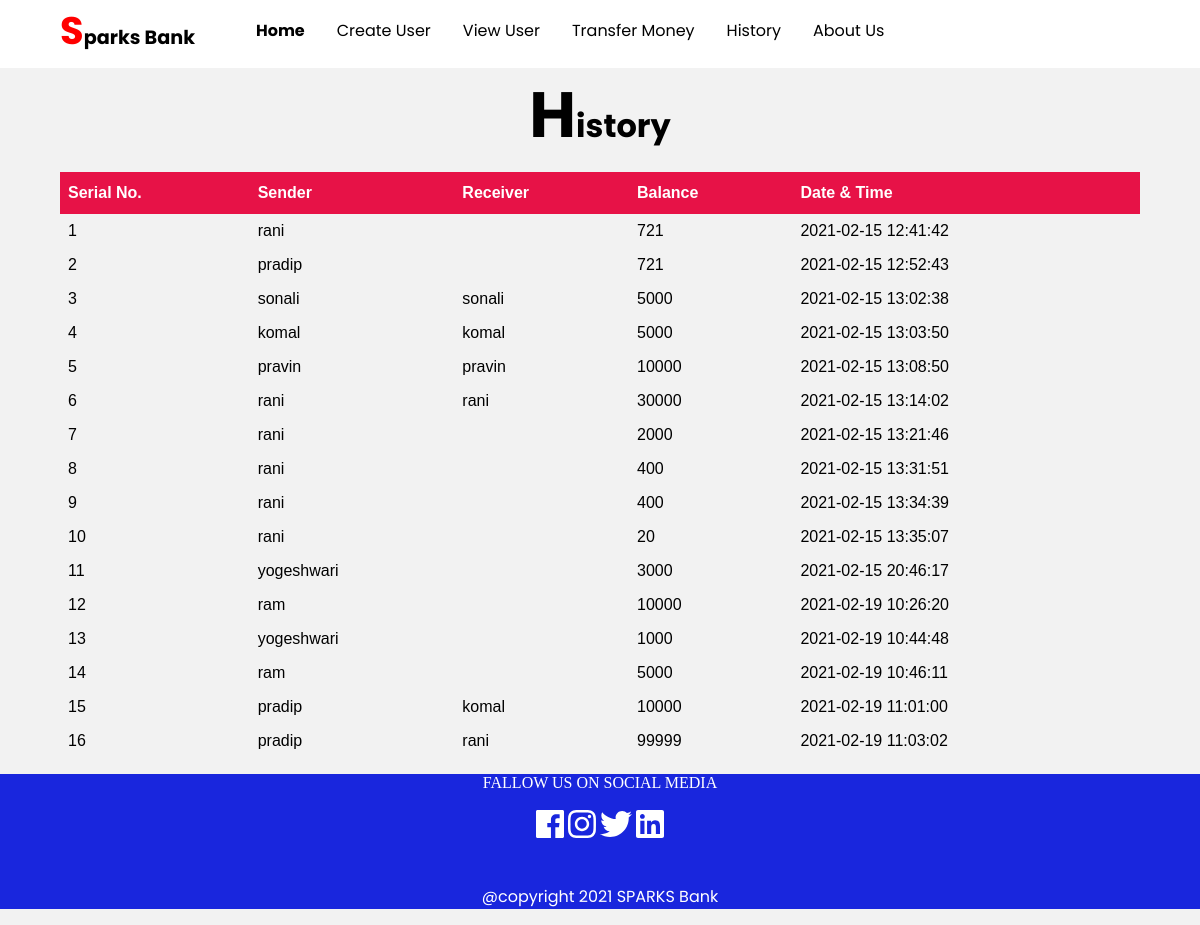
The page /history.php on the database its author committed.
### tables this page shows
CREATE TABLE `transaction` (
  `sno` int(255) NOT NULL,
  `sender` text NOT NULL,
  `receiver` text NOT NULL,
  `balance` int(255) NOT NULL,
  `datetime` datetime NOT NULL DEFAULT current_timestamp()
);

### history.php (the view)
<?php include("header.php")?>
<div class="container">
<h1><span>H</span>istory</h1>
<div style="overflow-x:auto;">
<table id="customers">
        <thead>
            <tr>
            <th>Serial No.</th>
                <th>Sender</th>
                <th>Receiver</th>
                <th>Balance</th>
                <th>Date & Time</th>
            </tr>
        </thead>
        <tbody>
			<?php
                    include 'config.php';
                    $selectquery = "SELECT * FROM `transaction`";
                    $query = mysqli_query($conn, $selectquery);
                    while ($res = mysqli_fetch_assoc($query)) {
                    ?>
            <tr>
            <td data-th="id"><?php echo $res['sno']; ?></td>
                <td data-th="Name"><?php echo $res['sender']; ?></td>
                <td data-th="name"><?php echo $res['receiver']; ?></td>
                <td data-th="Balance"><?php echo $res['balance']; ?></td>
                <td data-th="time"><?php echo $res['datetime']; ?></td>
            </tr>
                    <?php
                    }
                    ?>
        </tbody>
</table>
</div>
</div>
<?php include("footer.php")?>

### css/main.css (style rules this page uses)
:root { --primary-color: #303c66; }
body { background: #F2F2F2; margin: 0; font-family: 'Poppins'; }
@media only screen and (min-width: 1080px) { .container { width: 1080px; margin: 0 auto; } }
#customers { font-family: Arial, Helvetica, sans-serif; border-collapse: collapse; width: 100%; }
#customers td, #customers th { bottom-border: 1px solid #ddd; padding: 8px; }
#customers tr:nth-child(even) { background-color: #f2f2f2; }
#customers th { padding-top: 12px; padding-bottom: 12px; text-align: left; background-color: #468383; color: white; }
h1 { text-align:center; }
span { font-size: 200%; line-height: 80%; }
#customers th { padding-top: 12px; padding-bottom: 12px; text-align: left; background-color: #e71247; color: white; }

### rows shown on the page
transaction: sno "1", sender "rani", balance "721", datetime "2021-02-15 12:41:42"
transaction: sno "2", sender "pradip", balance "721", datetime "2021-02-15 12:52:43"
transaction: sno "3", sender "sonali", receiver "sonali", balance "5000", datetime "2021-02-15 13:02:38"
transaction: sno "4", sender "komal", receiver "komal", balance "5000", datetime "2021-02-15 13:03:50"
transaction: sno "5", sender "pravin", receiver "pravin", balance "10000", datetime "2021-02-15 13:08:50"
transaction: sno "6", sender "rani", receiver "rani", balance "30000", datetime "2021-02-15 13:14:02"
transaction: sno "7", sender "rani", balance "2000", datetime "2021-02-15 13:21:46"
transaction: sno "8", sender "rani", balance "400", datetime "2021-02-15 13:31:51"
transaction: sno "9", sender "rani", balance "400", datetime "2021-02-15 13:34:39"
transaction: sno "10", sender "rani", balance "20", datetime "2021-02-15 13:35:07"
transaction: sno "11", sender "yogeshwari", balance "3000", datetime "2021-02-15 20:46:17"
transaction: sno "12", sender "ram", balance "10000", datetime "2021-02-19 10:26:20"
transaction: sno "13", sender "yogeshwari", balance "1000", datetime "2021-02-19 10:44:48"
transaction: sno "14", sender "ram", balance "5000", datetime "2021-02-19 10:46:11"
transaction: sno "15", sender "pradip", receiver "komal", balance "10000", datetime "2021-02-19 11:01:00"
transaction: sno "16", sender "pradip", receiver "rani", balance "99999", datetime "2021-02-19 11:03:02"
